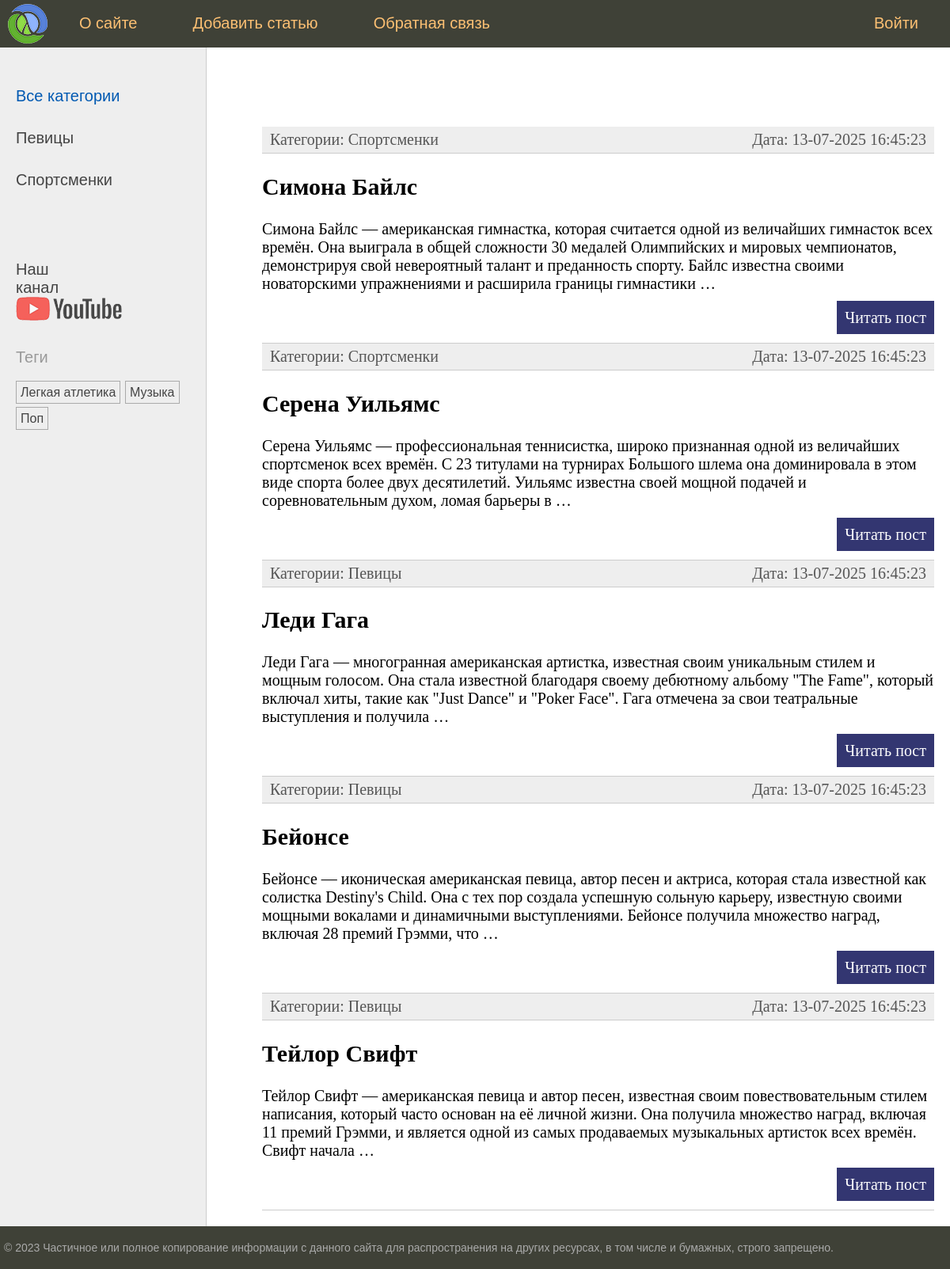
/, run on an earlier commit of the app's database.
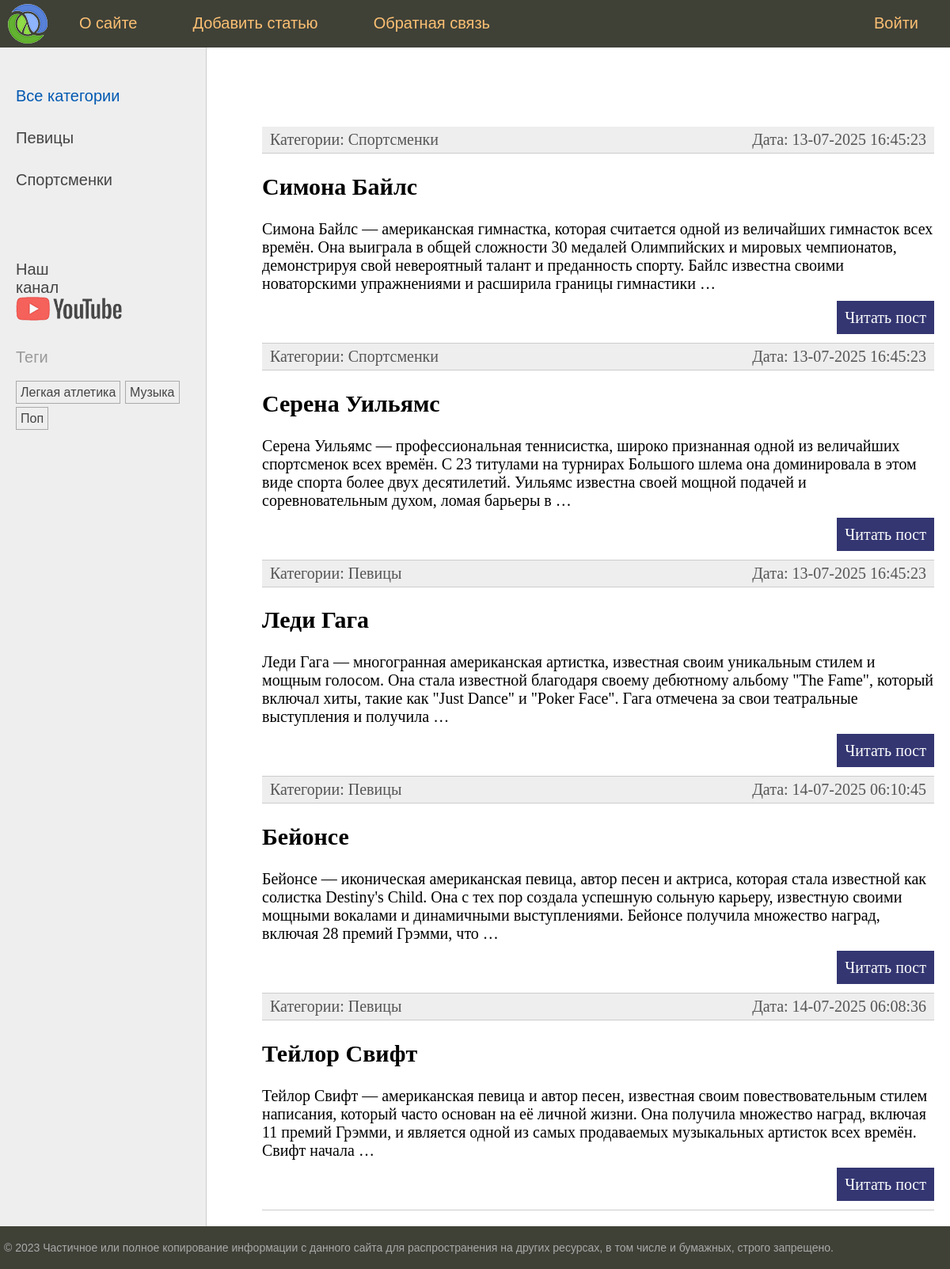
And on a later commit of the database.
### women/models.py (models this page shows, shortened)
class Women(models.Model):
    class Status(models.IntegerChoices):
        DRAFT = (0, 'Черновик',)
        PUBLISHED = (1, 'Опубликована',)
    title = models.CharField(max_length=255, verbose_name='Заголовок')
    slug = models.SlugField(max_length=255, unique=True, db_index=True, verbose_name='Slug')
    content = models.TextField(blank=True, verbose_name='Текст статьи')
    time_create = models.DateTimeField(auto_now_add=True, verbose_name='Время создания')
    time_update = models.DateTimeField(auto_now=True, verbose_name='Время обновления')
    is_published = models.BooleanField(choices=tuple(map(lambda x: (bool(x[0]), x[1]), Status.choices)),
                                                     default=Status.PUBLISHED, verbose_name='Статус')
    cat = models.ForeignKey('Category',
                            on_delete=models.PROTECT,
                            related_name='posts',
                            verbose_name='Категория')
    tags = models.ManyToManyField('TagPost', blank=True, related_name='tags', verbose_name='Теги')
    husband = models.OneToOneField(to='Husband',
                                   on_delete=models.SET_NULL,
                                   null=True,
                                   blank=True,
                                   related_name='wom',
                                   verbose_name='Муж')
    objects = models.Manager()
    published = PublishedManager()
    class Meta:
        verbose_name = 'Известные женщины'
        verbose_name_plural = 'Известные женщины'
        ordering = ['-time_create']
        indexes = [
            models.Index(fields=['-time_create'])
        ]
    def get_absolute_url(self):
        return reverse("post", kwargs={"post_slug": self.slug,})

class Category(models.Model):
    name = models.CharField(max_length=100, db_index=True, verbose_name='Категория')
    slug = models.SlugField(max_length=255, unique=True, db_index=True, verbose_name='Slug')
    class Meta:
        verbose_name = 'Категория'
        verbose_name_plural = 'Категории'
    def get_absolute_url(self):
        return reverse("category", kwargs={"cat_slug": self.slug})

### women/views.py (the view)
# urls.py: path('', views.index, name='home'),
def index(request: HttpRequest) -> HttpResponse:
    posts = Women.published.all().select_related('cat')
    data = {
            'title': 'Главная страница',
            'menu': menu,
            'posts': posts,
            'cat_selected': 0,
    }
    return render(request, 'women/index.html', context=data)

### women/models.py (called while the page is built)
    def get_queryset(self):
        return super().get_queryset().filter(is_published=Women.Status.PUBLISHED)

    def get_absolute_url(self):
        return reverse('tag', kwargs={'tag_slug': self.slug})

### women/templatetags/women_tags.py (called while the page is built)
@register.inclusion_tag('women/list_categories.html')
def show_categories(cat_selected=0):
    cats = Category.objects.annotate(total=Count('posts')).filter(total__gt=0)
    return {'cats': cats, "cat_selected": cat_selected}

@register.inclusion_tag('women/list_tags.html')
def show_all_tags(cat_selected=0):
    tags = TagPost.objects.annotate(total=Count('tags')).filter(total__gt=0)
    return {'tags': tags}

### women/templates/women/index.html (shortened to what this page needs)
{% extends 'base.html' %}
{% block content %}
<ul class="list-articles">
  {% for p in posts %}
  <li><div class="article-panel">
    <p class="first">Категории: {{ p.cat.name }}</p>
    <p class="last">Дата: {{ p.time_update|date:"d-m-Y H:i:s" }}</p>
  </div></li>
  <li>
    <h2>{{p.title}}</h2>
	{% autoescape off %}
	{{p.content|linebreaks|truncatewords:40}}
	{% endautoescape %}
    <p class="link-read-post">
      <a href="{{ p.get_absolute_url }}">Читать пост</a>
    </p>
  </li>
  {% endfor %}
</ul>
{% endblock %}

What changed in the data, as far as the page shows it:
changed Women "Бейонсе": time_update "13-07-2025 16:45:23" → "14-07-2025 06:10:45"
changed Women "Тейлор Свифт": time_update "13-07-2025 16:45:23" → "14-07-2025 06:08:36"
